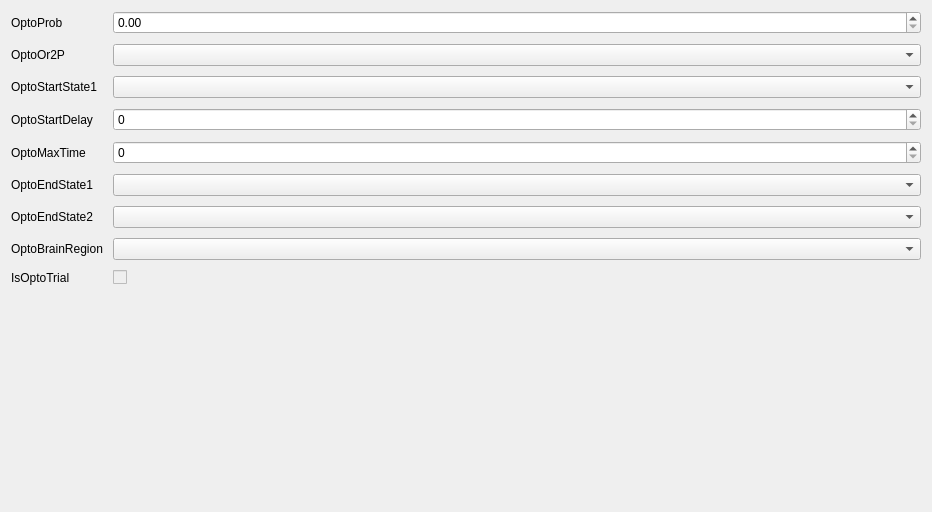
             <widget class="QWidget" name="optogeneticsScrollAreaWidgetContents">
              <property name="geometry">
               <rect>
                <x>0</x>
                <y>0</y>
                <width>932</width>
                <height>512</height>
               </rect>
              </property>
              <layout class="QGridLayout" name="gridLayout_36">
               <item row="0" column="0">
                <layout class="QFormLayout" name="optogeneticsFormLayout">
                 <property name="horizontalSpacing">
                  <number>10</number>
                 </property>
                 <property name="verticalSpacing">
                  <number>10</number>
                 </property>
                 <item row="0" column="0">
                  <widget class="QLabel" name="optoProbLabel">
                   <property name="text">
                    <string>OptoProb</string>
                   </property>
                  </widget>
                 </item>
                 <item row="1" column="0">
                  <widget class="QLabel" name="optoOr2PLabel">
                   <property name="text">
                    <string>OptoOr2P</string>
                   </property>
                  </widget>
                 </item>
                 <item row="1" column="1">
                  <widget class="QComboBox" name="optoOr2PComboBox"/>
                 </item>
                 <item row="2" column="0">
                  <widget class="QLabel" name="optoStartState1Label">
                   <property name="text">
                    <string>OptoStartState1</string>
                   </property>
                  </widget>
                 </item>
                 <item row="2" column="1">
                  <widget class="QComboBox" name="optoStartState1ComboBox"/>
                 </item>
                 <item row="3" column="0">
                  <widget class="QLabel" name="optoStartDelayLabel">
                   <property name="text">
                    <string>OptoStartDelay</string>
                   </property>
                  </widget>
                 </item>
                 <item row="3" column="1">
                  <widget class="QSpinBox" name="optoStartDelaySpinBox"/>
                 </item>
                 <item row="4" column="0">
                  <widget class="QLabel" name="optoMaxTimeLabel">
                   <property name="text">
                    <string>OptoMaxTime</string>
                   </property>
                  </widget>
                 </item>
                 <item row="4" column="1">
                  <widget class="QSpinBox" name="optoMaxTimeSpinBox"/>
                 </item>
                 <item row="5" column="0">
                  <widget class="QLabel" name="optoEndState1Label">
                   <property name="text">
                    <string>OptoEndState1</string>
                   </property>
                  </widget>
                 </item>
                 <item row="5" column="1">
                  <widget class="QComboBox" name="optoEndState1ComboBox"/>
                 </item>
                 <item row="6" column="0">
                  <widget class="QLabel" name="optoEndState2Label">
                   <property name="text">
                    <string>OptoEndState2</string>
                   </property>
                  </widget>
                 </item>
                 <item row="6" column="1">
                  <widget class="QComboBox" name="optoEndState2ComboBox"/>
                 </item>
                 <item row="7" column="0">
                  <widget class="QLabel" name="optoBrainRegionLabel">
                   <property name="text">
                    <string>OptoBrainRegion</string>
                   </property>
                  </widget>
                 </item>
                 <item row="7" column="1">
                  <widget class="QComboBox" name="optoBrainRegionComboBox"/>
                 </item>
                 <item row="8" column="0">
                  <widget class="QLabel" name="isOptoTrialLabel_2">
                   <property name="text">
                    <string>IsOptoTrial</string>
                   </property>
                  </widget>
                 </item>
                 <item row="8" column="1">
                  <widget class="QCheckBox" name="isOptoTrialCheckBox_2">
                   <property name="enabled">
                    <bool>false</bool>
                   </property>
                  </widget>
                 </item>
                 <item row="0" column="1">
                  <widget class="QDoubleSpinBox" name="optoProbDoubleSpinBox"/>
                 </item>
                </layout>
               </item>
              </layout>
             </widget>
